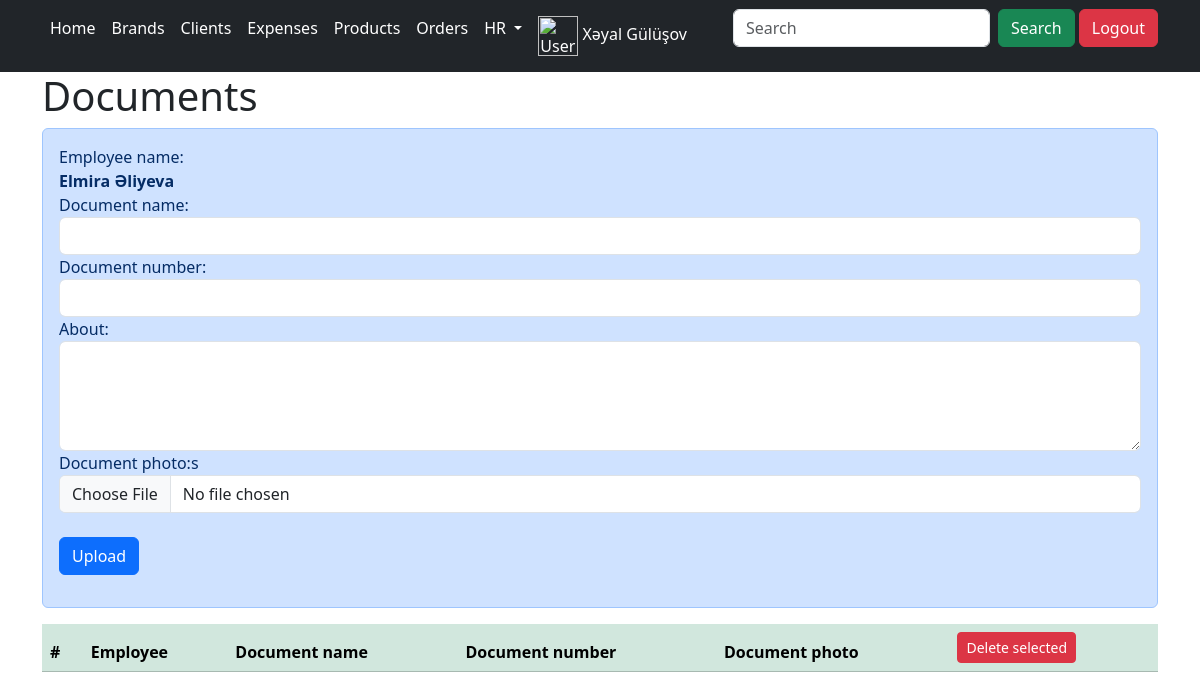
Page /documents/1 (signed in) on the committed database.
### main/models.py (models this page shows)
class myUser(AbstractUser):
    profile_photo = models.ImageField(upload_to='media/', blank=True, null=True)
    comp_name = models.CharField(max_length=20)
    birth_date = models.DateField()
    phone = models.CharField(max_length=15)

class Staff(models.Model):
    pos_id = models.ForeignKey(Positions, on_delete=models.CASCADE)
    name = models.CharField(max_length=15)
    surname = models.CharField(max_length=15)
    birth_date = models.DateField()
    photo = models.ImageField(upload_to='media/', blank=False, null=False)
    email = models.CharField(max_length=20)
    phone = models.CharField(max_length=15)
    sallary = models.FloatField(max_length=20)
    j_start_d = models.DateField()

### main/views.py (the view, shortened to what this page needs)
# urls.py: path('documents/<int:staf_id>', views.documents, name='documents'),
def documents(request, staf_id):
    data = ''
    file_url = ''
    del_all = []
    if 'delete_all' in request.POST:
        del_all = request.POST.getlist('x[]')
        if not del_all:
            messages.info(request, "Please select to delete.",
                          extra_tags='error')
    if 'search' in request.POST:
        data = Documents.objects.filter(Q(documents__contains=request.POST['question'])).filter(
            staff_id=staf_id).order_by('-id')
    else:
        data = Documents.objects.all().filter(staff_id=staf_id).order_by('-id')
    staff = Staff.objects.get(id=staf_id)
    return render(request, 'documents.html', {'del_all': del_all, 'data': data, 'staff': staff})

### main/templates/documents.html (shortened to what this page needs)
{% extends 'layout.html' %}
{% block 'content' %}
<h1>Documents</h1>
{% if edit %}
<div class="alert alert-primary" role="alert">
  <form method="post" enctype="multipart/form-data" action="{% url 'doc_update' edit.id %}">
    {% csrf_token %}
    Employee name:<br>
    <b> {{edit.staff.name}} {{edit.staff_id.surname}}</b><br>
    Document name:
    <input type="text" name="doc_name" value="{{edit.title}}" class="form-control">
    Document number:
    <input type="number" name="doc_num" value="{{edit.doc_num}}" class="form-control">
    About:
    <textarea name="about" rows="4" cols="10" class="form-control">{{edit.about}}</textarea>
    Document photo:<br>
    <img style="width: 50px; height: 60;" src="{{edit.scan_photo}}">
    <input type="file" name="doc_photo" class="form-control"><br>
    <button name="update" class="btn btn-primary">Update</button>
    <a href="{% url 'documents' staf_id=staff.id %}"><button type="button" class="btn btn-danger">Cancel</button></a>
  </form>
</div>
{% else %}
<div class="alert alert-primary" role="alert">
  <form method="post" enctype="multipart/form-data">
    Employee name:<br>
    <b>{{staff.name}} {{staff.surname}}</b><br>
    Document name:
    <input type="text" name="doc_name" class="form-control">
    Document number:
    <input type="number" name="doc_num" class="form-control">
    About:
    <textarea name="about" rows="4" cols="10" class="form-control"></textarea>
    Document photo:s
    <input type="file" name="doc_photo" class="form-control"><br>
    <button name="upload" class="btn btn-primary">Upload</button>
  </form>
</div>
{% endif %}
<form method="post">
  <table class="table table-success table-striped" id="table">
    <thead>
      <th>#</th>
      <th>Employee</th>
      <th>Document name</th>
      <th>Document number</th>
      <th>Document photo</th>
      <th><button class="btn btn-danger btn-sm" name="delete_all">Delete selected</button></th>
    </thead>
  </table>
</form>
{% endblock %}

### main/templates/layout.html (shortened to what this page needs)
{%load static %}
{%if request.user.is_authenticated%}
<link href="https://cdn.jsdelivr.net/npm/bootstrap@5.3.2/dist/css/bootstrap.min.css" rel="stylesheet">
<link rel="stylesheet" href="https://cdn.jsdelivr.net/npm/bootstrap-icons@1.10.5/font/bootstrap-icons.css">
<link href="https://cdn.jsdelivr.net/npm/bootstrap@5.3.2/dist/css/bootstrap.min.css" rel="stylesheet">
<nav class="navbar navbar-expand-lg navbar-dark bg-dark fixed-top">
    <div class="container">
      <div class="collapse navbar-collapse" id="navbarSupportedContent">
        <ul class="navbar-nav me-auto mb-2 mb-lg-0">
          <li class="nav-item">
            <a class="nav-link active" aria-current="page" href="{% url 'home' %}">Home</a>
          </li>
          <li class="nav-item">
            <a class="nav-link active" aria-current="page" href="{% url 'brand' %}">Brands</a>
          </li>
          <li class="nav-item">
            <a class="nav-link active" aria-current="page" href="{% url 'client' %}">Clients</a>
          </li>
          <li class="nav-item">
            <a class="nav-link active" aria-current="page" href="{% url 'expens' %}">Expenses</a>
          </li>
          <li class="nav-item">
            <a class="nav-link active" aria-current="page" href="{% url 'products' %}">Products</a>
          </li>
          <li class="nav-item">
            <a class="nav-link active" aria-current="page" href="{% url 'orders' %}">Orders</a>
          </li>
          <li class="nav-item dropdown">
            <a class="nav-link active dropdown-toggle" href="#" role="button" data-bs-toggle="dropdown" aria-expanded="false">
            HR
          </a>
        </li>
        <li class="nav-item">
            <a class="nav-link active" aria-current="page" href="{% url 'user_profile' %}">
              <img src="{% if request.user.profile_photo == '' %}/uploads/default_profile_pic.png{% else %} {{ request.user.profile_photo }} {% endif %}" alt="User Profile Photo" style="width: 40px; height: 40px;">
              {{ request.user.first_name }} {{ request.user.last_name }}
            </a>
        </li>
        </ul>
        <form class="d-flex" method="post" action="#table">
            <input class="form-control me-2" type="text" placeholder="Search" name="question" aria-label="Search">
            <button class="btn btn-success" type="submit" name="search">Search</button> &nbsp;
        </form>
        <form class="d-flex" role="search" method="post" action="{% url 'logout_user' %}">
          <button class="btn btn-danger my-2 my-sm-0" type="logout" name="Logout">Logout</button>
        </form>
      </div>
    </div>
  </nav>
<div class="container">
<br><br><br>
{% block 'content' %}
{% endblock %}
</div>
{%else%}
<meta http-equiv="refresh" content="0; URL={%url 'home'%}">
{%endif%}

### rows in the picture
myUser: user.first_name "Xəyal", user.last_name "Gülüşov"
Staff: name "Elmira", surname "Əliyeva"
